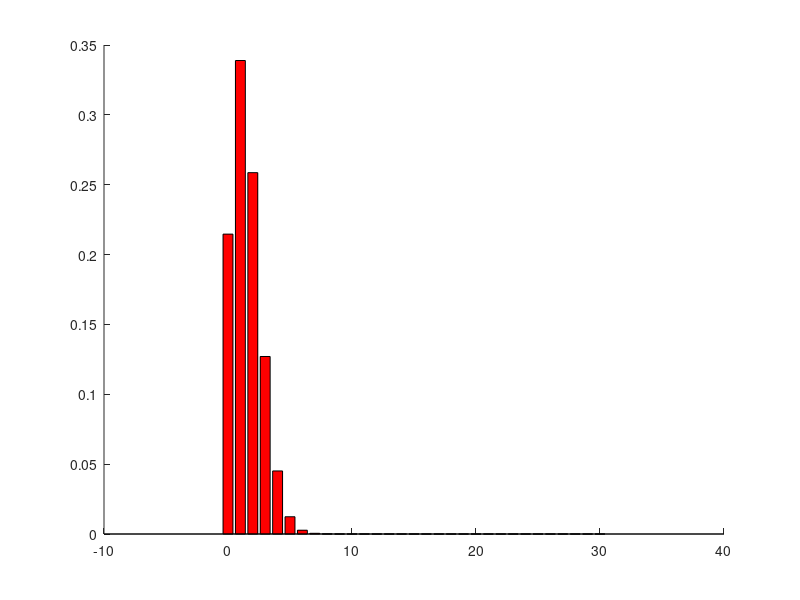
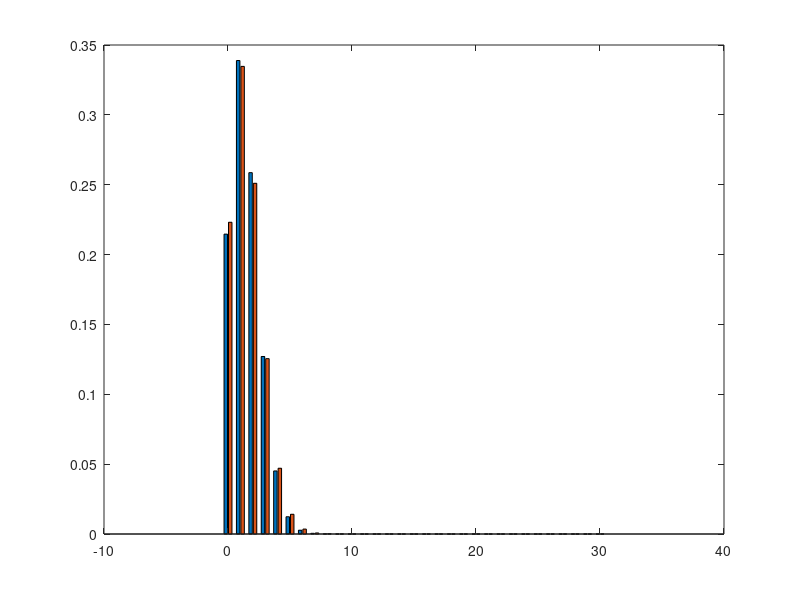

Write the MATLAB code that produced these figures, in order.
close all
clc
clear all
n = 30;
p = 0.05;
k = 0:n;
y = pdf('bino',k,n,p);

figure(1)
hold on
bar(k,y,'r')

lambda = n*p;
z = pdf('poiss',k,lambda);

figure(2)
bar(k,z,'b')

bar(k,[y',z'])